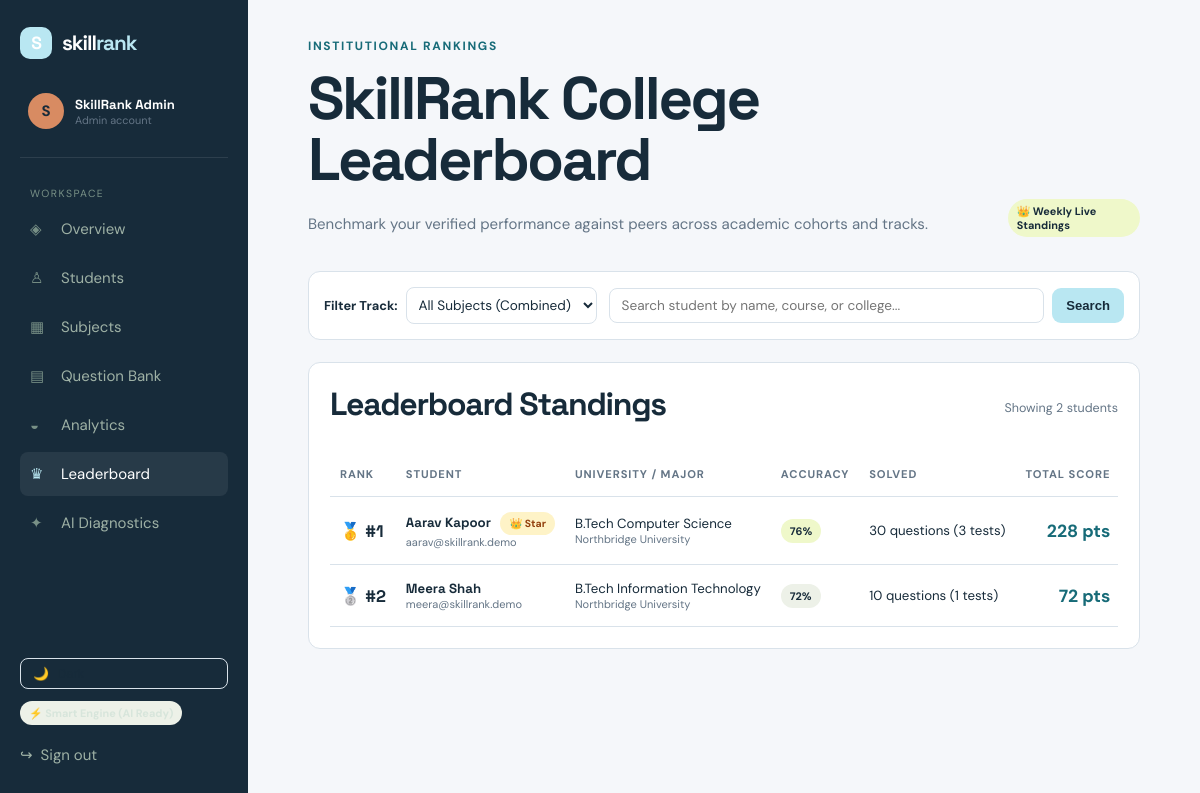
The app's page /leaderboard.php (signed in), older data.
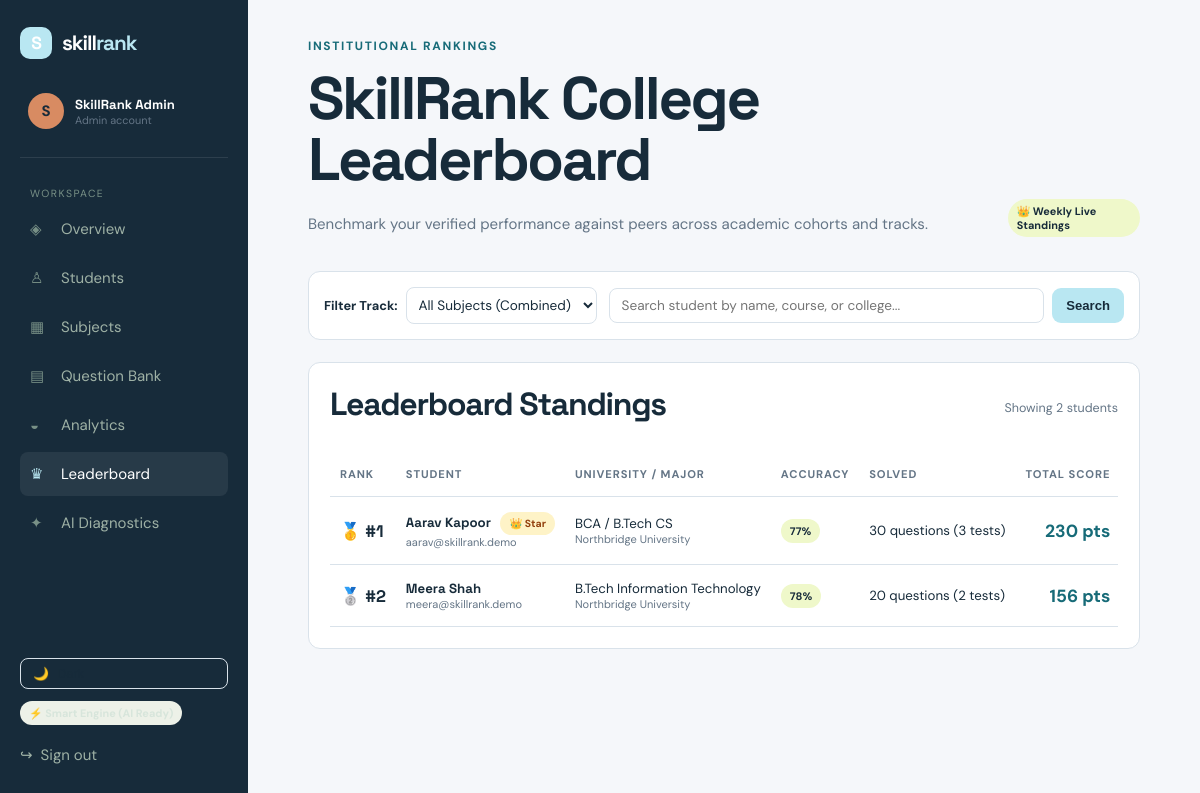
The same page, newer data.
### tables this page shows
CREATE TABLE IF NOT EXISTS `users` (
    `id` INT AUTO_INCREMENT PRIMARY KEY,
    `name` VARCHAR(100) NOT NULL,
    `email` VARCHAR(160) UNIQUE NOT NULL,
    `password_hash` VARCHAR(255) NOT NULL,
    `role` ENUM('student','admin') DEFAULT 'student',
    `created_at` TIMESTAMP DEFAULT CURRENT_TIMESTAMP
);

### db.php (called while the page is built, shortened)
<?php
function db(): mysqli {
    static $connection;
    if (!$connection) {
        $connection = new mysqli(DB_HOST, DB_USER, DB_PASS, DB_NAME);
        $connection->set_charset('utf8mb4');
    }
    return $connection;
}
function query(string $sql, string $types = '', array $params = []): mysqli_result|bool {
    $statement = db()->prepare($sql);
    if ($types && $params) $statement->bind_param($types, ...$params);
    $statement->execute();
    return $statement->get_result() ?: true;
}
function one(string $sql, string $types = '', array $params = []): ?array {
    $result = query($sql, $types, $params);
    return $result instanceof mysqli_result ? ($result->fetch_assoc() ?: null) : null;
}
function many(string $sql, string $types = '', array $params = []): array {
    $result = query($sql, $types, $params);
    return $result instanceof mysqli_result ? $result->fetch_all(MYSQLI_ASSOC) : [];
}

### auth.php (called while the page is built, shortened)
<?php
require_once __DIR__ . '/db.php';
function current_user(bool $refresh = false): ?array {
    static $user;
    if (isset($user)) return $user;
    $user = !empty($_SESSION['user_id'])
        ? one('SELECT u.*, s.university, s.course, s.semester, s.phone, s.avatar, s.bio, s.career_goal FROM users u LEFT JOIN students s ON s.user_id=u.id WHERE u.id=?', 'i', [(int) $_SESSION['user_id']])
        : null;
    return $user;
}
function require_login(string $role = ''): void {
    $user = current_user();
}
function e(?string $value): string { return htmlspecialchars($value ?? '', ENT_QUOTES, 'UTF-8'); }

### leaderboard.php (the view, shortened to what the changed rows need)
<?php
require_once __DIR__ . '/auth.php';
require_login();
$user = current_user();
$sql = 'SELECT u.id, u.name, u.email, st.university, st.course,
               COALESCE(SUM(qa.score), 0) points,
               COALESCE(SUM(qa.questions_count), 0) solved,
               COALESCE(ROUND(AVG(qa.accuracy)), 0) accuracy,
               COUNT(qa.id) tests_count
        FROM users u
        LEFT JOIN students st ON st.user_id=u.id
        LEFT JOIN quiz_attempts qa ON qa.user_id=u.id';
$params = [];
$types = '';
$sql .= ' WHERE u.role=\'student\'';
$sql .= ' GROUP BY u.id ORDER BY points DESC, accuracy DESC, solved DESC';
$leaders = many($sql, $types, $params);
include 'includes/header.php';
?>
<div class="page-head">
<div>
<h1>SkillRank College Leaderboard</h1>
</div>
</div>
<section class="panel">
<div class="panel-head">
<h2>Leaderboard Standings</h2>
</div>
<div class="table-wrap">
<table class="data-table">
<thead>
<tr>
<th>Rank</th>
<th>Student</th>
<th>University / Major</th>
<th>Accuracy</th>
<th>Solved</th>
<th style="text-align:right">Total Score</th>
</tr>
</thead>
<tbody>
<?php if ($leaders): ?>
<?php foreach($leaders as $index => $leader):
    $isMe = ($user['id'] == $leader['id']);
    $rankNum = $index + 1;
    $medal = match($rankNum) {
        1 => '🥇 #1',
        2 => '🥈 #2',
        3 => '🥉 #3',
        default => '#' . $rankNum
    };
?>
<tr style="<?= $isMe ? 'background:#eef6cf;font-weight:700' : '' ?>">
<td style="font-family:'Space Grotesk',sans-serif;font-weight:700;font-size:1.05rem">
<?= $medal ?>
</td>
<td>
<strong><?= e($leader['name']) ?></strong>
<?php if ($rankNum === 1): ?>
<span class="pill" style="background:#fef3c7;color:#92400e;font-size:0.65rem;margin-left:6px">👑 Star</span>
<?php endif; ?>
<small style="display:block;color:var(--muted)"><?= e($leader['email']) ?></small>
</td>
<td>
<?= e($leader['course'] ?? 'BCA') ?>
<small style="display:block;color:var(--muted)"><?= e($leader['university'] ?? 'College') ?></small>
</td>
<td>
<span class="pill <?= $leader['accuracy'] >= 75 ? 'lime' : '' ?>">
<?= $leader['accuracy'] ?>%
</span>
</td>
<td><?= $leader['solved'] ?> questions (<?= $leader['tests_count'] ?> tests)</td>
<td style="text-align:right;font-size:1.1rem;font-weight:700;color:var(--teal)">
<?= number_format($leader['points']) ?> pts
</td>
</tr>
<?php endforeach; ?>
<?php else: ?>
<tr><td colspan="6" class="muted" style="text-align:center;padding:30px">No students found matching your filters.</td></tr>
<?php endif; ?>
</tbody>
</table>
</div>
</section>
<?php include 'includes/footer.php'; ?>

Row changes from the older to the newer data that the page shows:
changed users "Aarav Kapoor": course "B.Tech Computer Science" → "BCA / B.Tech CS"; accuracy "76" → "77"; points "228" → "230"
changed users "Meera Shah": accuracy "72" → "78"; solved "10" → "20"; tests_count "1" → "2"; points "72" → "156"
